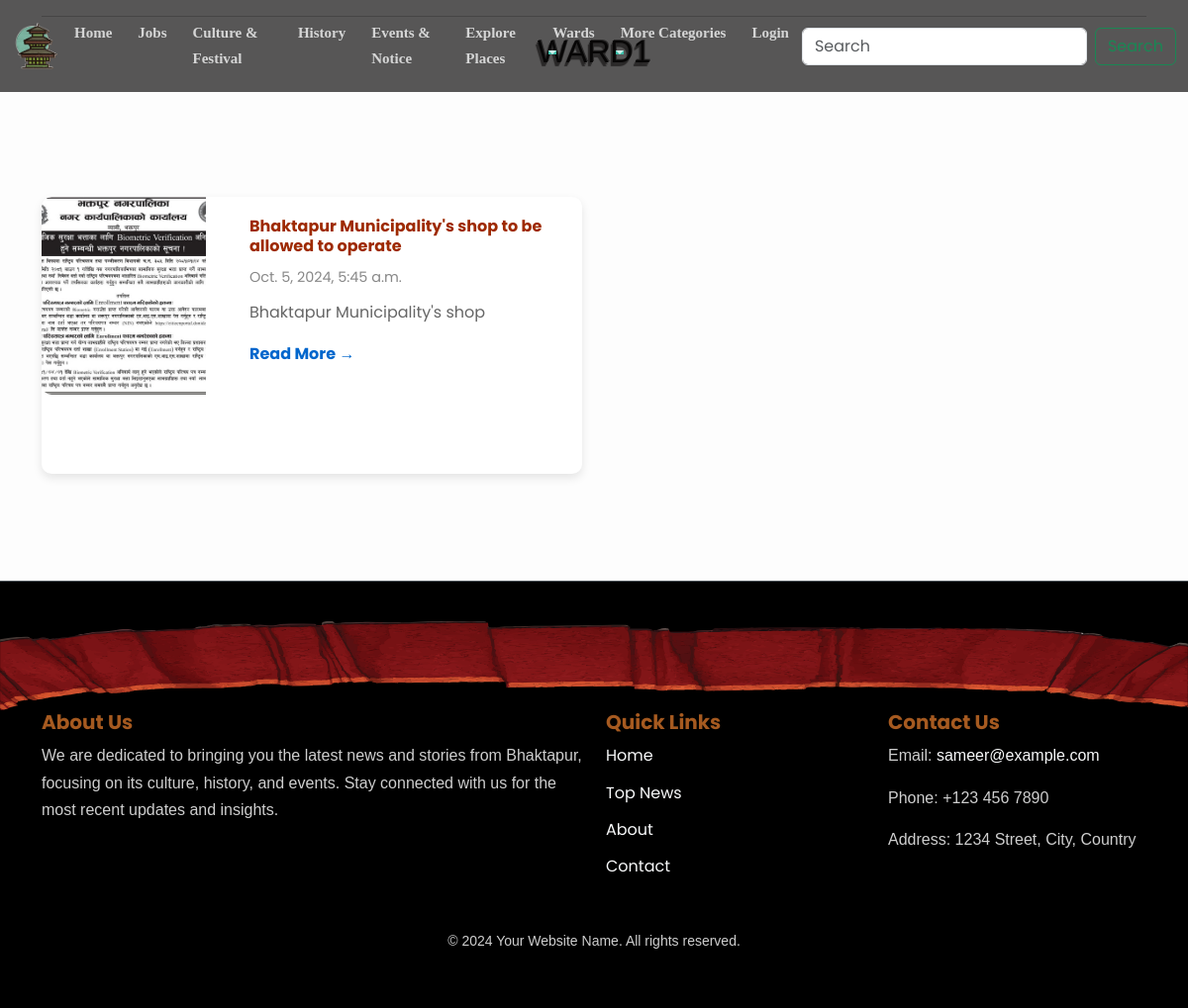
The page /ward/ward1/ on the database as committed earlier.
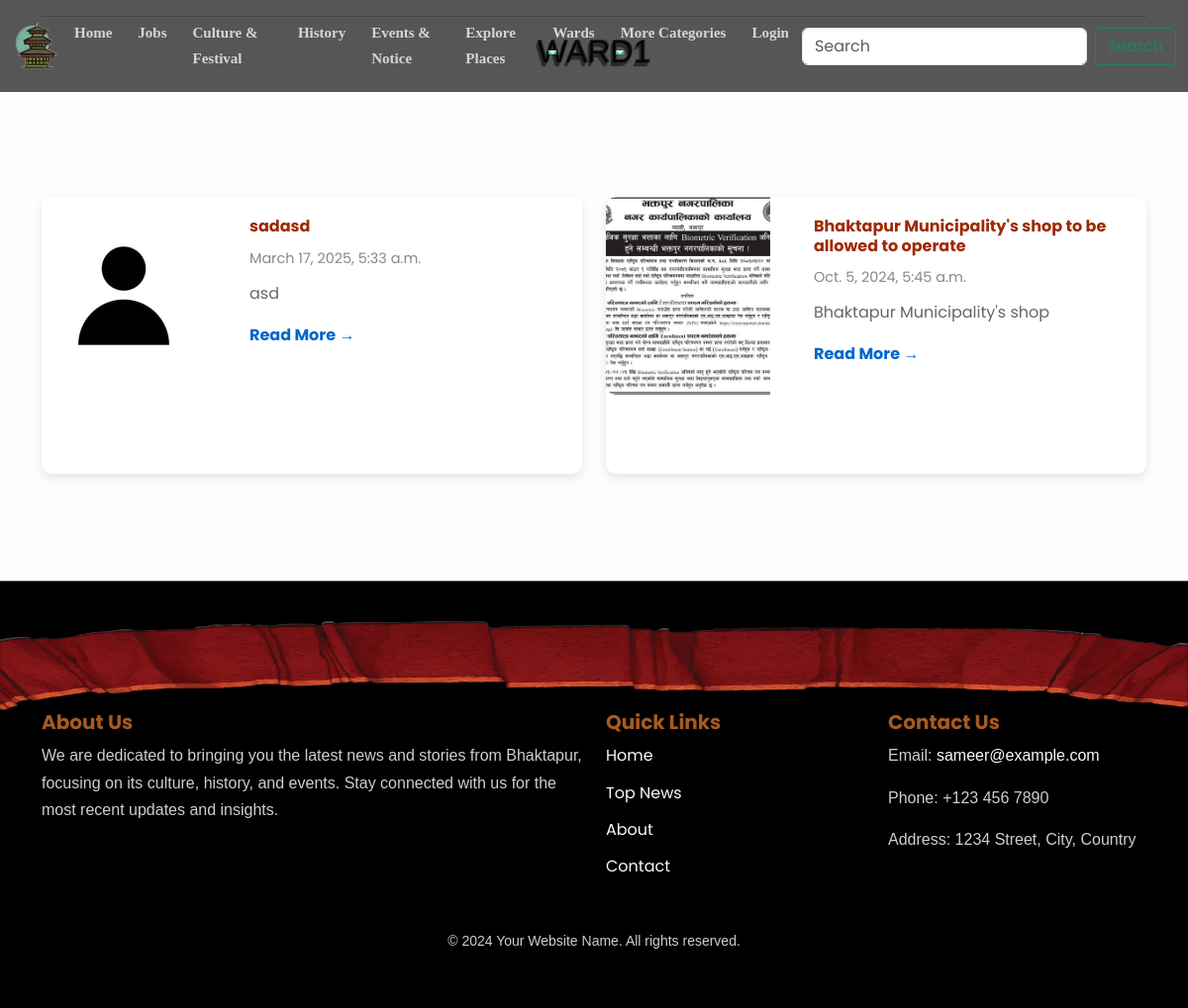
The same page on the database as committed later.
### user/models.py (models this page shows)
class MyUser(AbstractUser):
    ROLE_CHOICES = [
        ('ward_officer', 'ward officer'),
    ]
    role = models.CharField(max_length=20, choices=ROLE_CHOICES)
    ward = models.IntegerField(null=True, blank=True,unique=True)  # Removed unique=True
    groups = models.ManyToManyField(Group, related_name='myuser_groups', blank=True)
    user_permissions = models.ManyToManyField(Permission, related_name='myuser_permissions', blank=True)

### ward/models.py (models this page shows, shortened)
class Ward(models.Model):
    name = models.ForeignKey(
        MyUser,
        on_delete=models.CASCADE,
        related_name='wards'
    )
    category = models.ForeignKey(
        Category,
        on_delete=models.CASCADE,
        limit_choices_to={'name__in': ['Events & Notice']},
        null=True
    )
    title = models.CharField(max_length=100,null=True,blank=True)
    body = models.TextField(null=True, blank=True)
    slug = AutoSlugField(populate_from='title', unique=True, max_length=50,null=True,blank=True)
    image = models.ImageField(upload_to='ward/', blank=True, null=True)
    date_created = models.DateTimeField(default=timezone.now)

### ward/views.py (the view)
# urls.py: path('<name>/',views.getOneWardDetails,name="ward_singlePage_data"),
def getOneWardDetails(request, name):
    user=MyUser.objects.get(username=name)
    ward = Ward.objects.filter(name=user).order_by('-date_created')
    return render(request, 'ward/ward.html', {'ward_data': ward, 'ward_no': name})

### mynews/context_processors.py (called while the page is built)
def categories(request):
    categories = Category.objects.all()
    return {'categories': categories}

def wards(request):
    wards = Ward.objects.all()
    return {'wards': wards}

### templates/ward/ward.html
{% include "components/navbar.html" %}
{% if ward_data %}
<div class="container category-section">
    <hr>
    <h2 class="section-title text-center">{{ward_no}}</h2>
    <div class="row">
        {% for item in ward_data %}
        <div class="col-md-6 my-2 news-card">
            <div class="card horizontal-card">
                <div class="row no-gutters">
                    <div class="col-md-4">
                        {% if item.image %}
                        <img src="{{item.image.url}}" class="card-img-left" alt="Job Image">
                        {% endif %}
                    </div>
                    <div class="col-md-8 ">
                        <div class="card-body">
                            <h5 class="card-title"><a href="/details/{{item.id}}">{{ item.title }}</a></h5>
                            <p class="card-date">{{ item.date_created }}</p>
                            <p class="card-text">{{ item.body | truncatewords:20|safe }}</p>
                            <a href="/details/{{item.id}}" class="btn-read-more">Read More <span>&#x2192;</span></a>
                        </div>
                    </div>
                </div>
            </div>
        </div>
        {% endfor %}
    </div>
</div>
{%else%}
<h3 style="height: 300px;">No Content Available</h3>
{% endif %}
{% include "components/footer.html" %}

### templates/components/navbar.html (shortened to what this page needs)
<!DOCTYPE html>
<html lang="en">
<head>
    <link href="https://cdn.jsdelivr.net/npm/bootstrap@5.3.3/dist/css/bootstrap.min.css" rel="stylesheet">
    <link rel="stylesheet" href="/static/nav&footer.css" />
    <link rel="stylesheet" href="/static/pages_style/home.css" />
    <link rel="stylesheet" href="/static/pages_style/all_category.css"/>
    <link rel="stylesheet" href="/static/pages_style/details.css"/>
    <link rel="stylesheet" href="/static/pages_style/wardlogin.css"/>
    <link rel="stylesheet" href="/static/pages_style/edit.css"/>
</head>
<body>
    <nav class="navbar navbar-expand-lg fixed-top">
        <div class="container-fluid">
            <a href="/"><img src="/static/images/logo.png" style="width: 50px;" alt="logo"/></a>
            <div class="collapse navbar-collapse" id="navbarScroll">
                <ul class="navbar-nav me-auto my-2 my-lg-0 navbar-nav-scroll">
                    <li class="nav-item"><a class="nav-link active" href="/">Home</a></li>
                    <li class="nav-item"><a class="nav-link active" href="/jobs/">Jobs</a></li>
                    <li class="nav-item"><a class="nav-link active" href="/culture-tradition/">Culture & Festival</a></li>
                    <li class="nav-item"><a class="nav-link active" href="/history/">History</a></li>
                    <li class="nav-item"><a class="nav-link active" href="/events-notice">Events & Notice</a></li>
                    <li class="nav-item"><a class="nav-link active" href="/explore-places/">Explore Places</a></li>
                    <li class="nav-item dropdown">
                        <a class="nav-link dropdown-toggle" href="#" data-bs-toggle="dropdown">Wards</a>
                    </li>
                    {% if categories %}
                        {% if categories|length > 5 %}
                            <li class="nav-item dropdown">
                                <a class="nav-link dropdown-toggle" href="#" data-bs-toggle="dropdown">More Categories</a>
                            </li>
                        {% endif %}
                    {% endif %}
                    {% if user.is_authenticated %}
                        <li class="nav-item"><a class="nav-link" href="/logout/" style="color: red;">Logout</a></li>
                    {% else %}
                        <li class="nav-item"><a class="nav-link active" href="/user/">Login</a></li>
                    {% endif %}
                </ul>
                <form class="d-flex" method="get" action="/search-details/">
                    <input class="form-control me-2" name="query" type="search" placeholder="Search">
                    <button class="btn btn-outline-success" type="submit">Search</button>
                </form>
            </div>
        </div>
    </nav>
</body>
</html>

### templates/components/footer.html
<footer class="footer">
<img src="/static/home_image/s1_1.svg"  />
    <div class="container">
        <div class="row">
            <div class="col-md-6">
                <h5>About Us</h5>
                <p>We are dedicated to bringing you the latest news and stories from Bhaktapur, focusing on its culture, history, and events. Stay connected with us for the most recent updates and insights.</p>
            </div>
            <div class="col-md-3">
                <h5>Quick Links</h5>
                <ul class="list-unstyled">
                    <li><a href="#">Home</a></li>
                    <li><a href="#">Top News</a></li>
                    <li><a href="#">About</a></li>
                    <li><a href="#">Contact</a></li>
                </ul>
            </div>
            <div class="col-md-3">
                <h5>Contact Us</h5>
                <p>Email: <a href="mailto:info@example.com">sameer@example.com</a></p>
                <p>Phone: +123 456 7890</p>
                <p>Address: 1234 Street, City, Country</p>
            </div>
        </div>
        <div class="row">
            <div class="col-12 text-center">
                <p>&copy; 2024 Your Website Name. All rights reserved.</p>
            </div>
        </div>
    </div>
</footer>

### static/nav&footer.css (style rules this page uses)
body { font-family: 'Poppins', sans-serif; color: #333; }
.navbar { margin-bottom: 20px; background-color: rgb(0, 0, 0) !important; position: fixed; transition: 0.2s ease-in; }
.navbar-brand, a.nav-link.active, .nav-link.dropdown-toggle, .navbar-toggler-icon { color: rgba(255, 255, 255, 0.752) !important; }
.nav-item a { font-weight: 600; margin: 5px; position: relative; overflow: hidden; font-size: 15px; color: black; z-index: 1; transition: color 0.3s ease-in-out; font-family: 'Merriweather', serif !important; }
.nav-item a::after { content: ""; position: absolute; left: 0; bottom: 0; width: 0; height: 2px; background-color: #39bda7; transition: width 0.3s ease-in-out; }
.footer { background-color: #000000; color: #cecece; padding: 40px 0; border-top: 1px solid #495057; position: relative; overflow: hidden; transition: 0.2s; margin-bottom: 0px; margin-top: 10vh; }
.footer h5 { font-weight: bold; color:rgb(166, 90, 32); position: relative; z-index: 1; }
.footer p, .footer a { position: relative; z-index: 1; }
.footer p { margin-bottom: 15px; font-family: Verdana, Geneva, Tahoma, sans-serif; }
.footer a { color: #f8f9fa; text-decoration: none; transition: color 0.3s, transform 0.3s; }
.footer ul.list-unstyled { padding-left: 0; list-style: none; }
.footer ul.list-unstyled li { margin-bottom: 10px; }
.footer ul.list-unstyled li a { color: #f8f9fa; transition: color 0.3s, transform 0.3s; }
.footer .text-center { margin-top: 20px; }
.footer .text-center p { margin-bottom: 0; font-size: 14px; }

### static/pages_style/home.css (style rules this page uses)
:root { --primary-color: #9C3D54; --secondary-color: #E85A4F; --accent-color: #F5B971; --dark-color: #2C363F; --light-color: #F4F1DE; --text-primary: #333333; --text-secondary: #666666; --font-heading: 'Playfair Display', serif; --font-body: 'Poppins', sans-serif; --transition: all 0.3s ease-in-out; --shadow: 0 5px 15px rgba(0, 0, 0, 0.1); --shadow-hover: 0 8px 25px rgba(0, 0, 0, 0.2); --border-radius: 10px; }
body { font-family: var(--font-body) !important; color: var(--text-primary); line-height: 1.7; background-color: #fdfdfd; }
.row { margin-bottom: 15px; }
.card-img-left { width: 100%; height: 200px; object-fit: cover; border-top-left-radius: 10px; border-bottom-left-radius: 10px; }
.card-body { padding: 20px; display: flex; flex-direction: column; justify-content: center; }
.card-title { font-size: 1rem; font-weight: bold; margin-bottom: 10px; color: #333; }
.card-title a { text-align: justify; color: rgb(158, 42, 0); text-decoration: none; }
.card-date { font-size: 0.9rem; color: #888; margin-bottom: 10px; }
.card-text { font-size: 1rem; color: #666; margin-bottom: 15px; }
.btn-read-more { font-size: 1rem; color: #0066cc; font-weight: bold; text-decoration: none; }

### staticfiles_build/static/pages_style/all_category.css (style rules this page uses)
.category-section h2.section-title { font-family: "Avant Garde", Avantgarde, "Century Gothic", CenturyGothic, "AppleGothic", sans-serif; color: #131313; text-shadow: 1px -1px 0 #767676, -1px 2px 1px #737272, -2px 4px 1px #767474; text-transform: uppercase; text-rendering: optimizeLegibility; margin-bottom: 15vh; }
.category-section .horizontal-card { border: none; max-height: 280px; background-color: #fff; border-radius: 10px; box-shadow: 0 4px 10px rgba(0, 0, 0, 0.1); transition: transform 0.3s ease-in-out; display: flex; flex-direction: column; margin-bottom: 20px; height: 300px; overflow: hidden; }

Rows that differ between the two databases and show on the page:
added Ward: image (placeholder picture), title "sadasd", date_created "March 17, 2025, 5:33 a.m.", body "asd"
